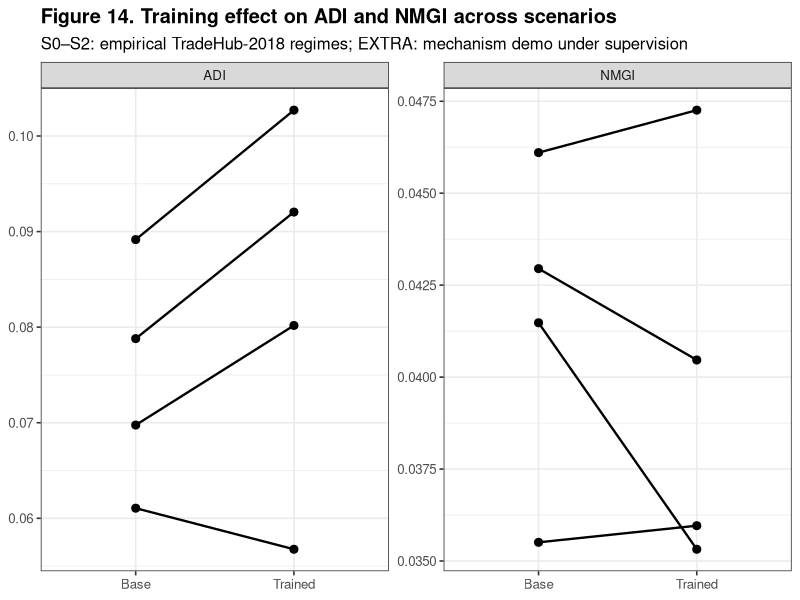

R code for this plot:
# Figure 14 — Training effect on ADI and NMGI across scenarios
# No file I/O. Produces the figure in the active plotting device.

suppressPackageStartupMessages({
  library(ggplot2)
  library(tidyr)
  library(dplyr)
})

df <- data.frame(
  Scenario = c("S0","S0","S1","S1","S2","S2","EXTRA","EXTRA"),
  Phase    = c("Base","Trained","Base","Trained","Base","Trained","Base","Trained"),
  ADI      = c(0.089163,0.102706, 0.078801,0.092041, 0.069755,0.080178, 0.061057,0.056760),
  NMGI     = c(0.035508,0.035960, 0.041477,0.035319, 0.042949,0.040465, 0.046103,0.047258)
)

df_long <- df %>%
  pivot_longer(cols = c("ADI","NMGI"), names_to = "Metric", values_to = "Value") %>%
  mutate(
    Phase = factor(Phase, levels = c("Base","Trained")),
    Scenario = factor(Scenario, levels = c("S0","S1","S2","EXTRA")),
    Metric = factor(Metric, levels = c("ADI","NMGI"))
  )

p <- ggplot(df_long, aes(x = Phase, y = Value, group = Scenario)) +
  geom_line(linewidth = 0.8) +
  geom_point(size = 2.4) +
  facet_wrap(~ Metric, scales = "free_y", ncol = 2) +
  labs(
    x = NULL,
    y = NULL,
    title = "Figure 14. Training effect on ADI and NMGI across scenarios",
    subtitle = "S0–S2: empirical TradeHub-2018 regimes; EXTRA: mechanism demo under supervision"
  ) +
  theme_bw(base_size = 12) +
  theme(
    plot.title = element_text(face = "bold"),
    legend.position = "none"
  )

print(p)
